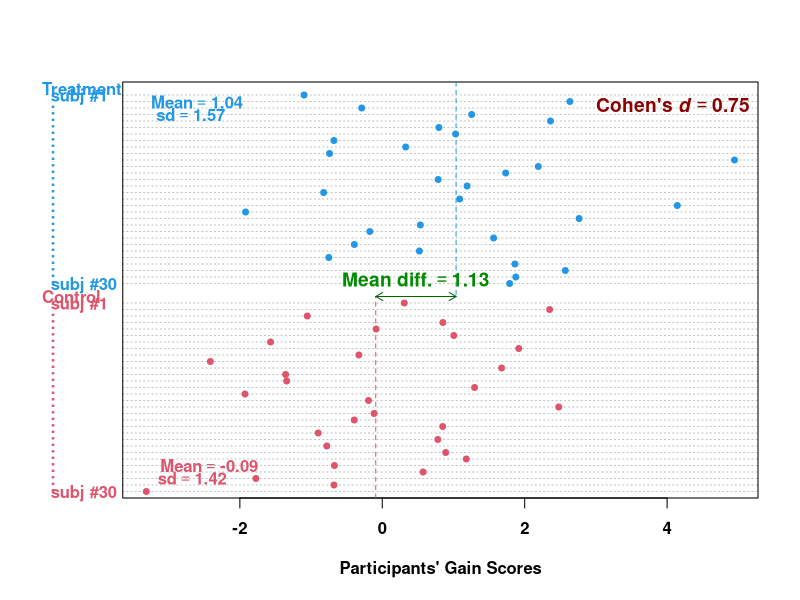

Write the R code that produced this figure.
ttest = function(n1 = 5, n2 = 5, min.score = 0, max.score = 25, subjects = TRUE, descriptives = TRUE, correlation = .7, effect.size = 1,
                 ...){
  
decimal <- function(x, k){
if(is.character(x)){ x 
  }else{
format(round(x, k), nsmall = k, scientific =
ifelse(x >= 1e5 || x <= -1e5 || x <= 1e-5 & x >= -1e-5, TRUE, FALSE) )
  }
}  

if(min.score >= max.score){
  stop("\n\tYour \"min.score\" must be smaller than your \"max.score\".")  }

beta = qnorm(c(1e-10, .9999999999))
   q = c(min.score, max.score)

mu.sigma = solve(cbind(1L, beta), q)

mean = mu.sigma[[1]]
  sd = mu.sigma[[2]]

coeff = effect.size*sd

aa = mean + .5*mean
bb = mean + .3*mean
cc = aa - coeff

mean.g2 = min(bb, cc)
mean.g1 = mean.g2 + coeff

TRUE.d = (mean.g1 - mean.g2) / sd      

cor.pop = correlation

mu <- c(0, 0)
cov.pop <- matrix(c(1, cor.pop, cor.pop, 1), nrow = 2)

if(!require(MASS)) install.packages("MASS")
library(MASS)
mvnorm.mat <- mvrnorm(n1, Sigma = cov.pop, mu = mu)

a <- mvnorm.mat[ , 1] * sd + mean.g1
b <- mvnorm.mat[ , 2] * sd + mean.g2

y1 = c(a - b)

mvnorm.mat <- mvrnorm(n2, Sigma = cov.pop, mu = mu)

a <- mvnorm.mat[ , 1] * sd + mean.g2
b <- mvnorm.mat[ , 2] * sd + mean.g2

y2 = c(a - b)

y = c(y1, y2)

groups = factor(rep(1:2, c(n1, n2)), labels = c("Treatment", "Control"))

mean.g1 = mean(y[groups == "Treatment"])  
mean.g2 = mean(y[groups == "Control"])    

sd.g1 = sd(y[groups == "Treatment"])
sd.g2 = sd(y[groups == "Control"])

groups.for.t = factor(rep(1:2, c(n1, n2)))

test = t.test(y ~ groups.for.t, var.equal = TRUE)

t.value = unname(test$statistic) ; p.value = test$p.value

Cohend = t.value / sqrt((n1*n2)/(n1+n2)) 

lab1 = if(n1 < 10 || n2 < 10) paste0("subj #", rev(1L:n1)) else c(paste0("subj #", rev(n1)[1]), paste0(rep(".", n1 - 2)), paste0("subj #", 1L))
lab2 = if(n1 < 10 || n2 < 10) paste0("subj #", rev(1L:n2)) else c(paste0("subj #", rev(n2)[1]), paste0(rep(".", n2 - 2)), paste0("subj #", 1L))

if(subjects) {
  
  par(font.lab = 2, xaxt = "n", ...)
  dotchart(y, groups = groups, color = c(4, 2)[groups], 
           font = 2, pch = 19, gcolor = c(4, 2), xlab = "Participants' Gain Scores",
           pt.cex = ifelse(n1 <= 20 || n2 <= 20, 1.5, .8), labels = c(lab1, lab2), main = NA,
           cex.main = 2) 
} else {
  
par(font.lab = 2, xaxt = "n", ...)
dotchart(y, groups = groups, color = c(4, 2)[groups], 
         font = 2, pch = 19, gcolor = c(4, 2), xlab = "Participants' Gain Scores",
         pt.cex = ifelse(n1 <= 20 || n2 <= 20, 1.5, .8), labels = NA, main = NA)
}
par(xaxt = "s") ; axis(1, font = 2)

gpos = rev(cumsum(rev(tapply(groups, groups, length)) + 2) - 1)

u = par("usr")  

segments(c(mean.g2, mean.g1), c(u[3], u[4]), c(mean.g2, mean.g1), rep(gpos[[2]], 2), lty = 2,
          col = c(2, 4))

arrows(mean.g2, gpos[[2]], mean.g1, gpos[[2]], code = 3, length = .08, col = "darkgreen")

mean.diff = mean.g1 - mean.g2

text((mean.g1+mean.g2)/2, gpos[[2]], bquote(bold("Mean diff." == .(decimal((mean.diff), 2)))), font = 2, pos = 3, col = "green4", cex = 1.15 )

legend("topright", legend = bquote(bold("Cohen's"~ bolditalic(d) == .(decimal(Cohend, 2)) )), bty = "n", text.col = "red4", cex = 1.15, bg = NA)

if(descriptives) {
  
legend("topleft", legend = bquote(bold(Mean == .(decimal(mean.g1, 2)))), text.col = 4, bty = "n", bg = NA)
  
legend("topleft", legend = bquote(bold(sd == .(decimal(sd.g1, 2)))), text.col = 4, bty = "n", bg = NA,
         inset = .03, adj =  c(.2, 0.5) )
    
legend("bottomleft", legend = bquote(bold(Mean == .(decimal(mean.g2, 2)))), text.col = 2, bty = "n", bg = NA, 
         inset = .03, adj = .1)
legend("bottomleft", legend = bquote(bold(sd == .(decimal(sd.g2, 2)))), text.col = 2, bty = "n", bg = NA,
         adj =  c(-.1, 0.5))
}
m = matrix(c("R", "R", "O1", "O3", "T", "", "O2", "O4", "->", "->", "O2 - O1", "O4 - O3", "->", "->", "GainT", "GainC"), nrow = 2)
dimnames(m) = list("THE PRE-POST CONTROL DESIGN:" = c("", ""), c(rep("", 8))) ; return(noquote(m))
}
#Example of use:
ttest(n1 = 30, n2 = 30, effect.size = .5)
